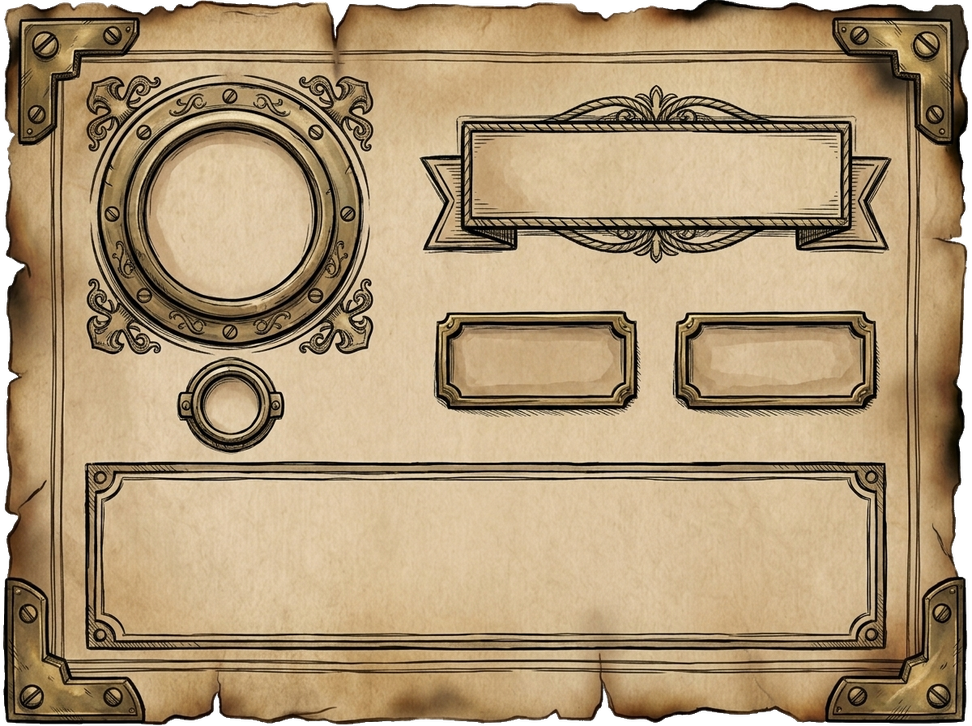
#> input picture frontend/src/assets/ui/frames/card_crew_dossier.png, 972 x 726 px, shrunk from 1200 x 896 before the run, given in place of input_slot_brass_gold_1787919840299.jpg, which was not available
$ python clean_input_slot.py
#> lines starting #> are read from the running program, lines starting #| are printed output that depends on the picture; pictures that were not available may be replaced by others from this repository, and a replacement may not be noted
import os
from PIL import Image
from collections import deque

def clean_outer_background_only(input_path, output_path, threshold=25):
    """
    Chỉ xóa nền đen bên ngoài bao quanh asset (flood-fill từ viền ngoài).
    Giữ nguyên vẹn 100% chi tiết bên trong (lòng máng, hoa văn kim loại, bóng đổ).
    """
#> called with threshold = 25
    img = Image.open(input_path).convert("RGBA")
#> img is the input picture: PIL image 972x726 RGBA; mean R, G, B, A 167.7, 144.5, 110.9, 246.4
    w, h = img.size
#> w = 972; h = 726
    pixels = img.load()

    visited = [[False for _ in range(h)] for _ in range(w)]
    q = deque()

    # Enqueue tất cả các pixel trên 4 cạnh biên ngoài
    for x in range(w):
        q.append((x, 0))
        q.append((x, h - 1))
        visited[x][0] = True
        visited[x][h - 1] = True

    for y in range(h):
        q.append((0, y))
        q.append((w - 1, y))
        visited[0][y] = True
        visited[w - 1][y] = True

    bg_mask = [[False for _ in range(h)] for _ in range(w)]

    while q:
        cx, cy = q.popleft()
        r, g, b, a = pixels[cx, cy]
        brightness = (r + g + b) / 3.0

        # Nếu pixel là màu đen nền ngoài
        if brightness < threshold:
            bg_mask[cx][cy] = True
            for dx, dy in [(-1,0), (1,0), (0,-1), (0,1)]:
                nx, ny = cx + dx, cy + dy
                if 0 <= nx < w and 0 <= ny < h and not visited[nx][ny]:
                    visited[nx][ny] = True
                    q.append((nx, ny))
#> this loop made 33335 passes
#> (r, g, b, a, brightness) on passes 1 to 3: (0, 0, 0, 0, 0), (0, 0, 0, 0, 0), (0, 0, 0, 0, 0)

    # Áp dụng độ trong suốt cho vùng nền ngoài
    for x in range(w):
        for y in range(h):
            if bg_mask[x][y]:
                pixels[x, y] = (0, 0, 0, 0)
            else:
                # Soft edge feathering cho viền ngoài
                is_edge = False
                for dx, dy in [(-1,0), (1,0), (0,-1), (0,1)]:
                    nx, ny = x + dx, y + dy
                    if 0 <= nx < w and 0 <= ny < h and bg_mask[nx][ny]:
                        is_edge = True
                        break
                if is_edge:
                    r, g, b, a = pixels[x, y]
                    brightness = (r + g + b) / 3.0
                    if brightness < threshold + 10:
                        alpha = int((brightness / (threshold + 10)) * 255)
                        pixels[x, y] = (r, g, b, alpha)

    # Autocrop sát viền
    bbox = img.getbbox()
    if bbox:
        img = img.crop(bbox)
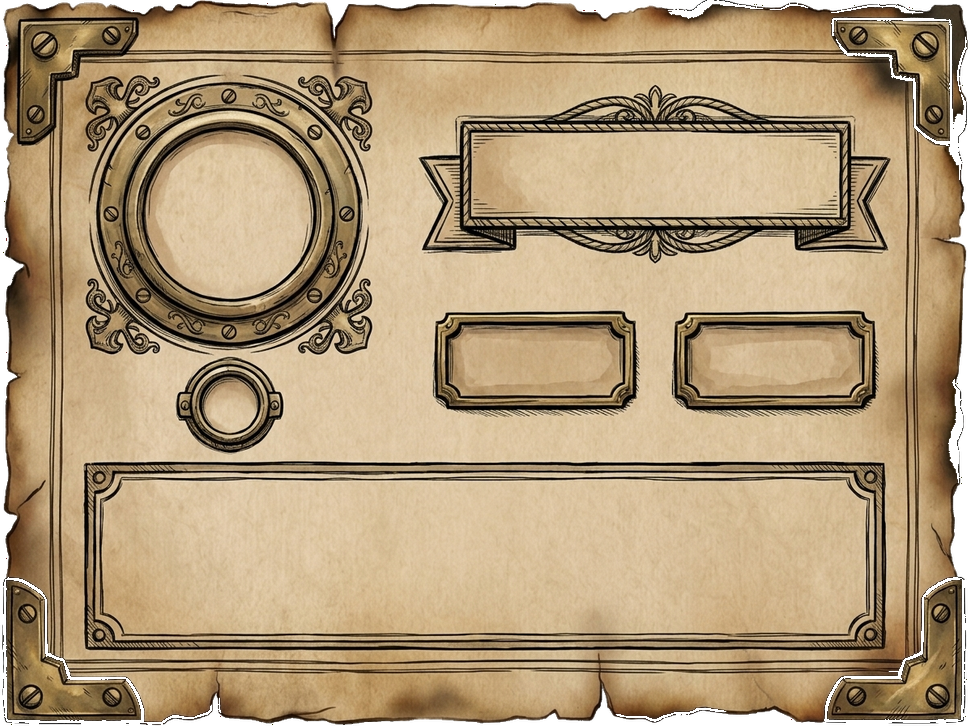
#> img: PIL image 970x726 RGBA; mean R, G, B, A 167.9, 144.7, 111.1, 244.6; transparent parts drawn white

    os.makedirs(os.path.dirname(output_path), exist_ok=True)
    img.save(output_path, "PNG")
    print(f"Processed cleanly: {output_path} (Size: {img.size})")
#| Processed cleanly: frontend/src/assets/ui/frames/input_wood_slot_clean.png (Size: (970, 726))

if __name__ == "__main__":
    brain_dir = r"C:\Users\ASUS\.gemini\antigravity-ide\brain\148d448d-6d95-4d9c-baa4-0b10b7ebb19a"
    base_dir = os.path.dirname(os.path.dirname(os.path.abspath(__file__)))
    ui_dir = os.path.join(base_dir, "frontend", "src", "assets", "ui")

    # Clean new Brass Gold Input Slot
    input_in = os.path.join(brain_dir, "input_slot_brass_gold_1787919840299.jpg")
    input_out = os.path.join(ui_dir, "frames", "input_wood_slot_clean.png")
    clean_outer_background_only(input_in, input_out, threshold=25)

$ run again, on frontend/src/assets/ui/frames/card_tarot_front.png
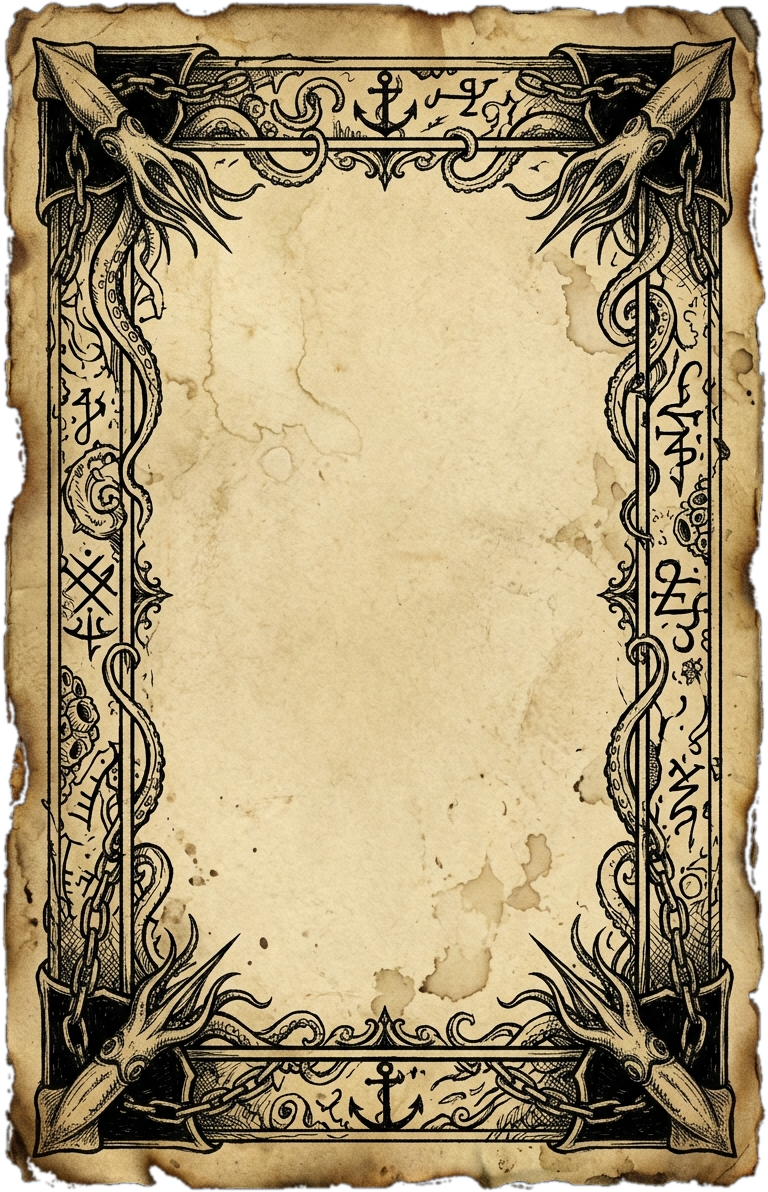
#> input picture frontend/src/assets/ui/frames/card_tarot_front.png, 768 x 1192 px, given in place of input_slot_brass_gold_1787919840299.jpg, which was not available
#> in clean_outer_background_only, img is the input picture: PIL image 768x1192 RGBA; mean R, G, B, A 162.7, 144.9, 108.9, 245.3
#> the loop in clean_outer_background_only, `while q:` made 39418 passes
#> (r, g, b, brightness) on passes 1 to 3: (1, 1, 1, 1), (0, 0, 0, 0), (1, 1, 1, 1)
#> in clean_outer_background_only, `img = img.crop(bbox)`:
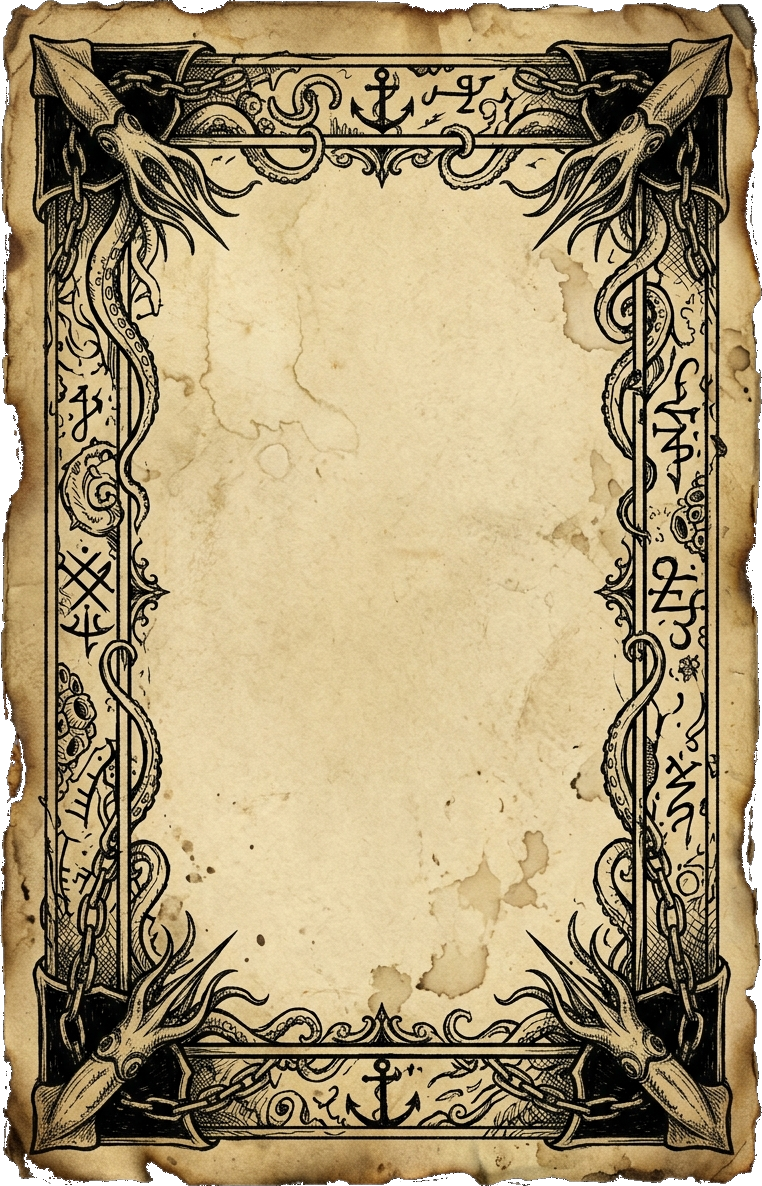
#> img: PIL image 762x1186 RGBA; mean R, G, B, A 164.6, 146.7, 110.3, 248.1; transparent parts drawn white
#| Processed cleanly: frontend/src/assets/ui/frames/input_wood_slot_clean.png (Size: (762, 1186))
